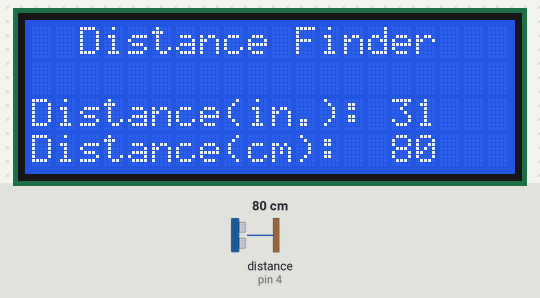
Simulated run of this sketch. Board: Arduino Uno, built with avr-gcc and run on an emulated ATmega328P. Parts: 20×4 character LCD. Wiring (inferred from the names in the program): ultrasonic range finder: trigger pin 2; echo pin 4. The inputs (shaded band) are chosen by the test bench; at power-on: distance to the obstacle (sensor on pin 4) 80 cm. The echo pulse lasts 58.3 µs per cm.

Above: at 1.3 s.
1.4 s: distance to the obstacle (sensor on pin 4) set to 2 cm
At 2.8 s:
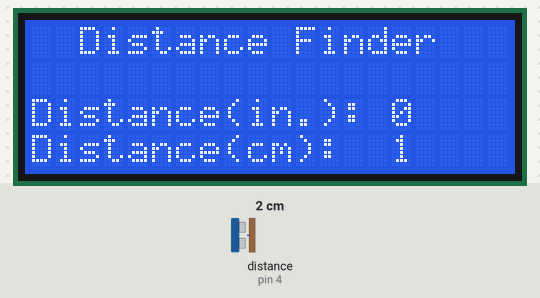
3.7 s: distance to the obstacle (sensor on pin 4) set to 18 cm
At 5.5 s:
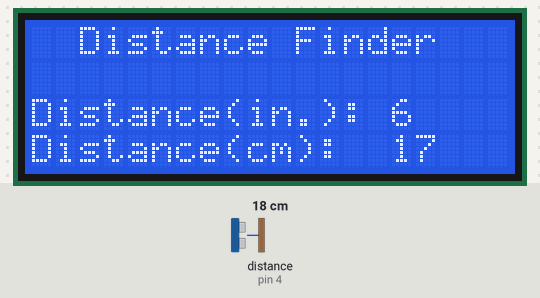
5.8 s: distance to the obstacle (sensor on pin 4) set to 4 cm
At 8.1 s:
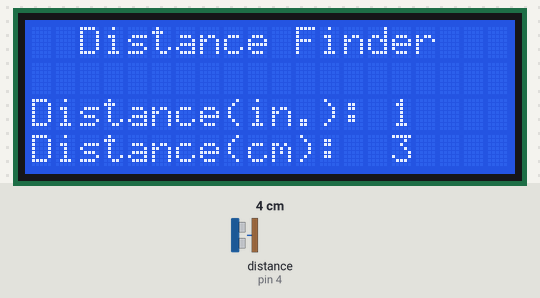
Timing chart, 0 to 9.6 s (numbered marks = the images above; inputs shaded):
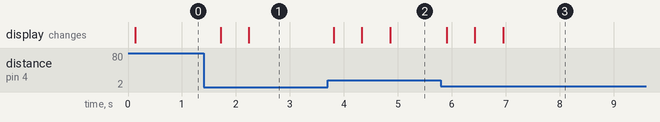

Measured:
- after the input at 1.4 s, the display: first changes after 0.32 s (image 1 shows a later state)
- after the input at 3.7 s, the display: changes after 0.11 s (image 2)
- after the input at 5.8 s, the display: changes after 0.11 s (image 3)

The sketch:

sonar_with_lcd.ino
```cpp
#include <Wire.h>
#include <LiquidCrystal_I2C.h>

LiquidCrystal_I2C lcd(0x3F,20,4);

#define trig 2
#define echo 4
void setup() {
  pinMode(trig,OUTPUT);
  pinMode(echo,INPUT);
  lcd.init();
  lcd.backlight();
  lcd.setCursor(2,0);
  lcd.print("Distance Finder");
  lcd.setCursor(0,2);
  lcd.print("Distance(in.): ");
  lcd.setCursor(0,3);
  lcd.print("Distance(cm): ");
  //Serial.begin(9600);

}

void loop() {
  digitalWrite(trig , LOW);
  delayMicroseconds(2);
  digitalWrite(trig,HIGH);
  delayMicroseconds(10);
  digitalWrite(trig,LOW);

  long t=pulseIn(echo,HIGH);
  long inch = t/74/2;
  long cm=t/29/2;
  for(int x=15;x<20;x++){
    lcd.setCursor(x,2);
    lcd.print(" ");
    lcd.setCursor(x,3);
    lcd.print(" ");

  }
  lcd.setCursor(15,2);
  lcd.print(inch);
  lcd.setCursor(15,3);
  lcd.print(cm);
  //Serial.print(inch);
  //Serial.print(" in\t");
  //Serial.print(cm);
  //Serial.println("cm");
  delay(500);
}
```
